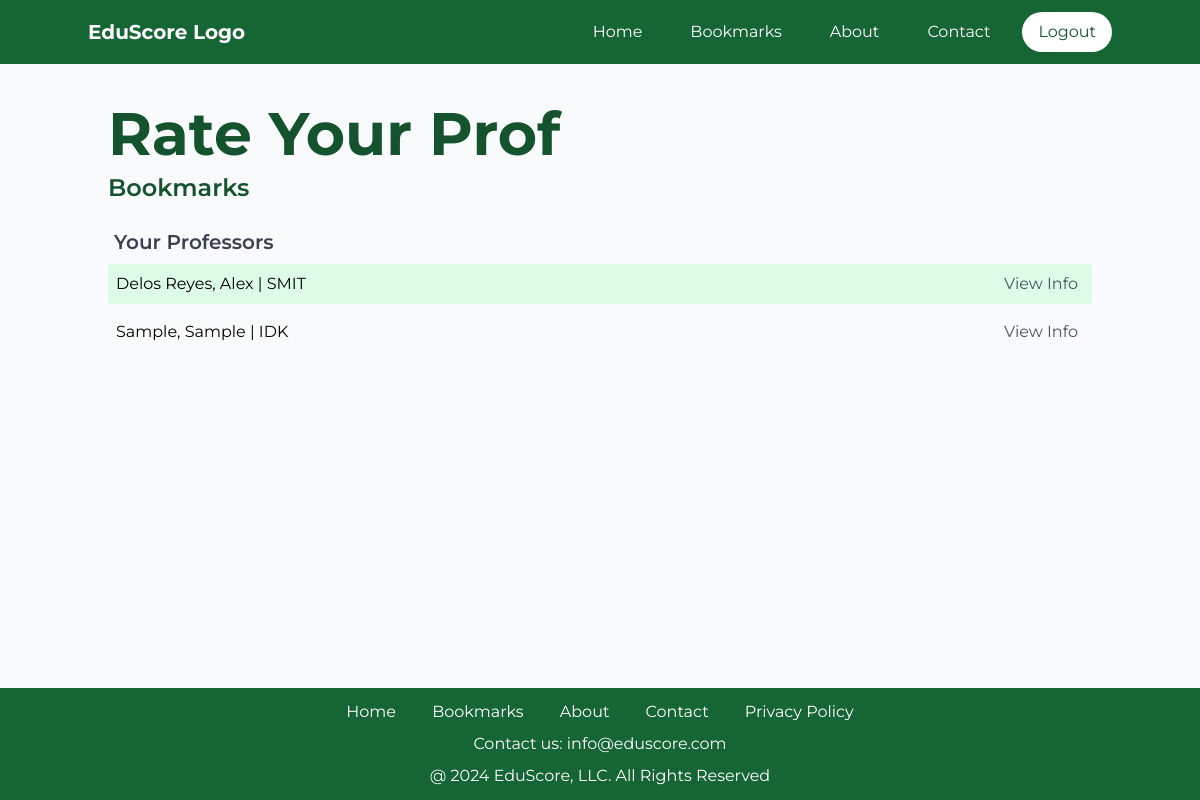
The page /bookmark (signed in) on the database as committed earlier.
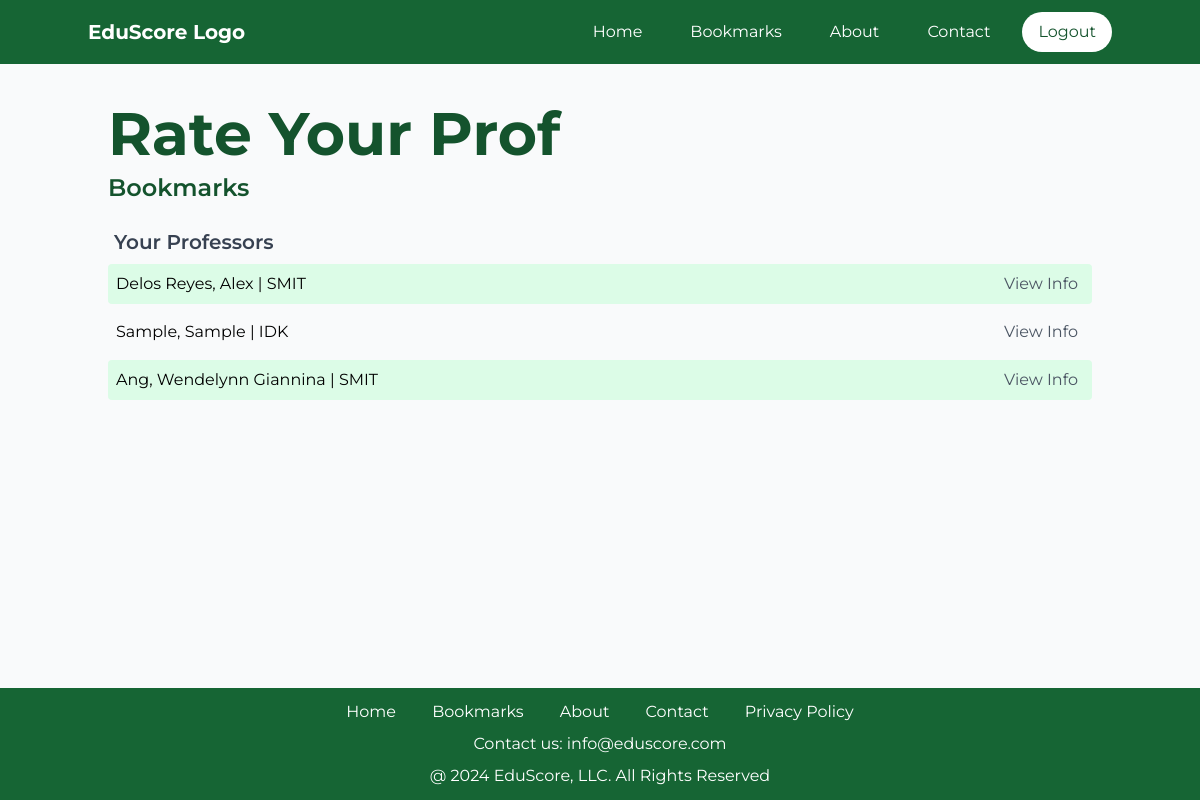
The same page on the database as committed later.
### EvalSys/models.py (models this page shows, shortened)
class Teacher_BookmarkTB(models.Model):
    UserID = models.ForeignKey(User, on_delete=models.CASCADE)
    TeacherID = models.ForeignKey(TeacherTB, on_delete=models.CASCADE)
    DateAdded = models.DateTimeField(default=timezone.now)
    class Meta:
        unique_together = ('TeacherID', 'UserID')

class TeacherTB(models.Model):
    FirstName = models.CharField(max_length=100, null=False, blank=False)
    LastName = models.CharField(max_length=100, null=False, blank=False)
    Gender = models.CharField(max_length=50, null=True, blank=True)
    Department = models.CharField(max_length=100, null=True, blank=True, default="Unknown")
    EmpStatus = models.CharField(max_length=50, null=True, blank=True, default="Unknown")

### EvalSys/views.py (the view)
# urls.py: path('bookmark', views.showBookmark, name='Bookmark'),
@login_required(login_url='UserLogin')
def showBookmark(request):
    user = request.user
    MarkedProf = Teacher_BookmarkTB.objects.filter(UserID=user.id)
    return render(request, 'bookmark.html', {'ProfRecs': MarkedProf})

### templates/bookmark.html (shortened to what this page needs)
{% extends 'temp_2.html' %}
{% block content %}
    <div class="mt-5 p-5 w-full max-w-5xl mx-auto">
        <h1 class="text-6xl font-bold text-green-900 mb-2">Rate Your Prof</h1>
        <h2 class="text-2xl font-semibold text-green-900 mb-4">Bookmarks</h2>
        <h3 class="bg-transparent text-gray-700 p-2 text-xl font-semibold pl-1.5">Your Professors</h3>
        <div>
            {% for item in ProfRecs %}
                <div class="{% cycle 'bg-green-100' 'bg-transparent ' %} p-2 rounded mb-2 grid grid-cols-2">
                    <div class="text-black">
                        {{ item.TeacherID.LastName }}, {{ item.TeacherID.FirstName }} | {{ item.TeacherID.Department }}
                    </div>
                    <div class="text-right pr-1.5">
                        <a href="{% url 'TeacherInfo' item.TeacherID.id %}" class="text-gray-600 transitionGreen500">
                            View Info
                        </a>
                    </div>
                </div>
            {% endfor %}
        </div>
    </div>
{% endblock %}

Rows that differ between the two databases and show on the page:
added Teacher_BookmarkTB: TeacherID.LastName "Ang", TeacherID.FirstName "Wendelynn Giannina", TeacherID.Department "SMIT"
